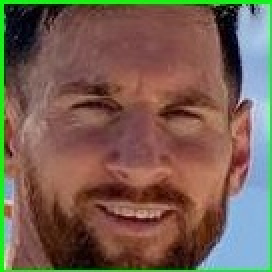
#> input picture image/visages/3.jpg, 136 x 136 px, found by its file name (shown 2 times larger)
$ python Question4.py
#> lines starting #> are read from the running program, lines starting #| are printed output that depends on the picture
import cv2
img = cv2.imread("../image/visage/3.jpg")
#> img is the input picture: shape (136, 136, 3); mean B, G, R 82.2, 96.1, 118.7
retade = cv2.rotate(img, cv2.ROTATE_180)
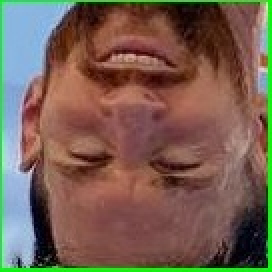
#> retade: shape (136, 136, 3) (shown 2 times larger); mean B, G, R 82.2, 96.1, 118.7
cv2.imwrite("../image/retate_img.jpg",retade)
cv2.imshow("retate",retade)

$ run again, with image/visages/1.jpg copied over image/visages/3.jpg
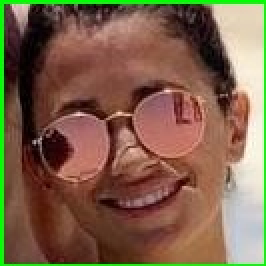
#> input picture image/visages/1.jpg, 133 x 133 px, found by its file name (shown 2 times larger)
#> img is the input picture: shape (133, 133, 3); mean B, G, R 74.8, 98, 126
#> `retade = cv2.rotate(img, cv2.ROTATE_180)`:
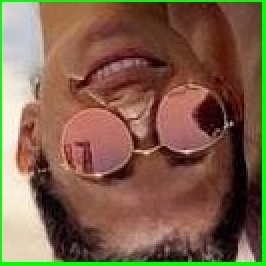
#> retade: shape (133, 133, 3) (shown 2 times larger); mean B, G, R 74.8, 98, 126

$ run again, with image/visages/2.jpg copied over image/visages/3.jpg
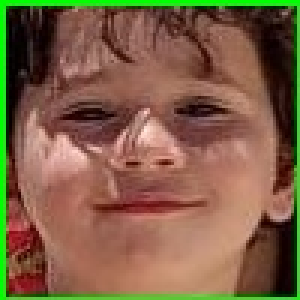
#> input picture image/visages/2.jpg, 100 x 100 px, found by its file name (shown 3 times larger)
#> img is the input picture: shape (100, 100, 3); mean B, G, R 69.3, 96.2, 126.2
#> `retade = cv2.rotate(img, cv2.ROTATE_180)`:
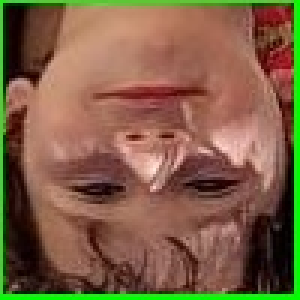
#> retade: shape (100, 100, 3) (shown 3 times larger); mean B, G, R 69.3, 96.2, 126.2

$ run again, with image/visages/4.jpg copied over image/visages/3.jpg
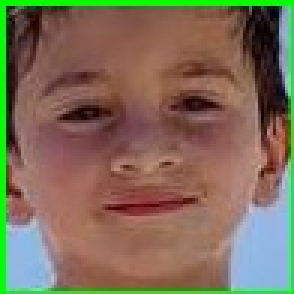
#> input picture image/visages/4.jpg, 98 x 98 px, found by its file name (shown 3 times larger)
#> img is the input picture: shape (98, 98, 3); mean B, G, R 88.3, 109, 126.6
#> `retade = cv2.rotate(img, cv2.ROTATE_180)`:
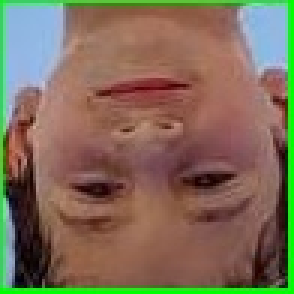
#> retade: shape (98, 98, 3) (shown 3 times larger); mean B, G, R 88.3, 109, 126.6
